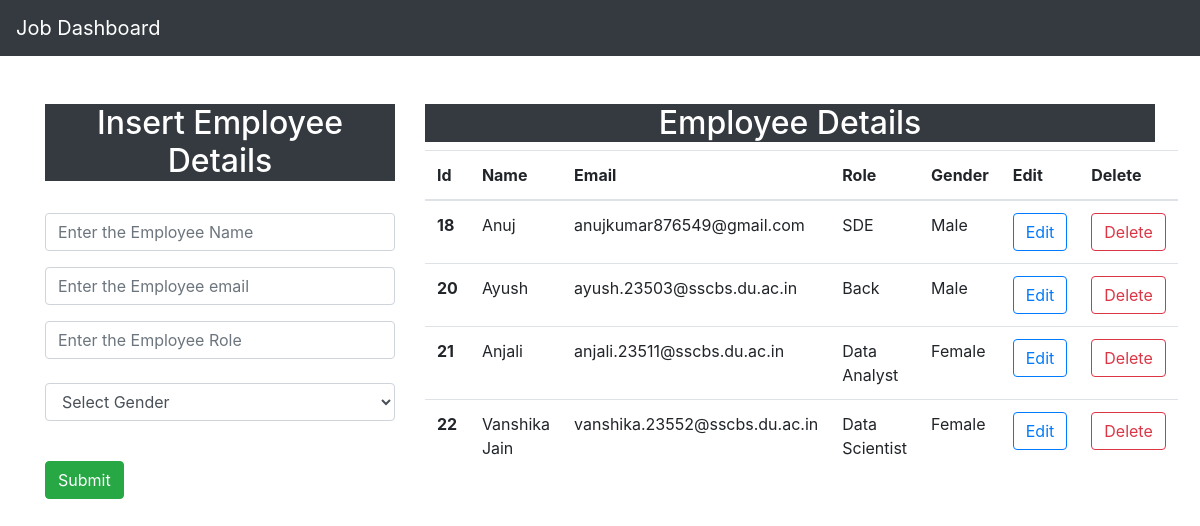
Page /index/ (signed in) on the committed database.
### home/models.py (models this page shows, shortened)
class Employee(models.Model):
    id = models.BigAutoField(primary_key=True)
    name = models.CharField(max_length=200,blank=False,null=False)
    email=models.EmailField(max_length=200,blank=False,null=False,default=None)
    role = models.CharField(max_length=100,default=None)
    gender = models.CharField(max_length=100,blank=False,null=False,default=None)

### home/views.py (the view)
# urls.py: path('index/',index,name='index'),
@login_required
def index(request):
    data = Employee.objects.all()
    context = {"data":data}
    return render(request,'job_dashboard.html',context)

### home/templates/job_dashboard.html (shortened to what this page needs)
<!doctype html>
<html lang="en">
  <head>
    <link rel="stylesheet"
      href="https://cdn.jsdelivr.net/npm/bootstrap@4.3.1/dist/css/bootstrap.min.css"
>
  </head>
  <body>
    <nav class="navbar navbar-expand-lg navbar-dark bg-dark">
      <div class="container-md">
        <a class="navbar-brand" href="/index">Job Dashboard</a>
      </div>
    </nav>
    <div class="container mt-5">
      <div class="row">
        <div class="col-md-4">
          <h2 class="text-white bg-dark text-center p-1.5">Insert Employee
            Details</h2>
          <br>
          <form action="/insert" method="POST"> {% csrf_token %}
            <div class="form-group">
              <input type="text" class="form-control "
                placeholder="Enter the Employee Name" name="name" required>
            </div>
            <div class="form-group">
              <input type="email" class="form-control mt-2"
                placeholder="Enter the Employee email" name="email" required>
            </div>
            <div class="form-group">
              <input type="text" class="form-control mt-2"
                placeholder="Enter the Employee Role" name="role" required>
              <br>
              <div class="form-group ">
                <select id="Gender" class="form-control" name="gender" required>
                  <option selected>Select Gender</option>
                </select>
              </div>
            </div>
            <br>
            <div class="d-grid gap-2">
              <button class="btn btn-success" type="submit">Submit</button>
            </div>
          </form>
        </div>
        <div class="col-md-8">
          <h2 class="text-center text-white bg-dark p-1.5">Employee Details</h2>
          <table class="table">
            <thead>
              <tr>
                <th scope="col">Id</th>
                <th scope="col">Name</th>
                <th scope="col">Email</th>
                <th scope="col">Role</th>
                <th scope="col">Gender</th>
                <th scope="col">Edit</th>
                <th scope="col">Delete</th>
              </tr>
            </thead>
            <tbody>
              {% for i in data%}
              <tr>
                <th scope="row">{{i.id}}</th>
                <td>{{i.name}}</td>
                <td>{{i.email}}</td>
                <td>{{i.role}}</td>
                <td>{{i.gender}}</td>
                <td><a type="button" href="/update/{{i.id}}"
                    class="btn btn-outline-primary">Edit</a></td>
                <td><a type="button" href="/delete/{{i.id}}"
                    class="btn btn-outline-danger"> Delete</a></td>
              </tr>
              {% endfor %}
            </tbody>
          </table>
        </div>
      </div>
    </div>
  </body>
</html>

### rows in the picture
Employee: id "18", name "Anuj", email "anujkumar876549@gmail.com", role "SDE", gender "Male"
Employee: id "20", name "Ayush", email "ayush.23503@sscbs.du.ac.in", role "Back", gender "Male"
Employee: id "21", name "Anjali", email "anjali.23511@sscbs.du.ac.in", role "Data Analyst", gender "Female"
Employee: id "22", name "Vanshika Jain", email "vanshika.23552@sscbs.du.ac.in", role "Data Scientist", gender "Female"
